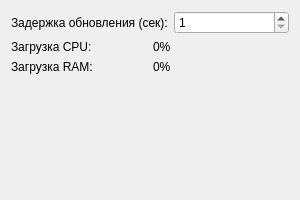
<?xml version="1.0" encoding="UTF-8"?>
<ui version="4.0">
 <class>SystemInfoWindow</class>
 <widget class="QWidget" name="SystemInfoWindow">
  <property name="geometry">
   <rect>
    <x>0</x>
    <y>0</y>
    <width>300</width>
    <height>200</height>
   </rect>
  </property>
  <property name="windowTitle">
   <string>System Info Monitor</string>
  </property>
  <layout class="QVBoxLayout" name="verticalLayout">
   <item>
    <layout class="QHBoxLayout" name="delayLayout">
     <item>
      <widget class="QLabel" name="delayLabel">
       <property name="text">
        <string>Задержка обновления (сек):</string>
       </property>
      </widget>
     </item>
     <item>
      <widget class="QSpinBox" name="delaySpinBox">
       <property name="minimum">
        <number>1</number>
       </property>
       <property name="maximum">
        <number>60</number>
       </property>
       <property name="value">
        <number>1</number>
       </property>
      </widget>
     </item>
    </layout>
   </item>
   <item>
    <layout class="QHBoxLayout" name="cpuLayout">
     <item>
      <widget class="QLabel" name="cpuLabel">
       <property name="text">
        <string>Загрузка CPU:</string>
       </property>
      </widget>
     </item>
     <item>
      <widget class="QLabel" name="cpuValue">
       <property name="text">
        <string>0%</string>
       </property>
      </widget>
     </item>
    </layout>
   </item>
   <item>
    <layout class="QHBoxLayout" name="ramLayout">
     <item>
      <widget class="QLabel" name="ramLabel">
       <property name="text">
        <string>Загрузка RAM:</string>
       </property>
      </widget>
     </item>
     <item>
      <widget class="QLabel" name="ramValue">
       <property name="text">
        <string>0%</string>
       </property>
      </widget>
     </item>
    </layout>
   </item>
   <item>
    <spacer name="verticalSpacer">
     <property name="orientation">
      <enum>Qt::Vertical</enum>
     </property>
     <property name="sizeHint" stdset="0">
      <size>
       <width>20</width>
       <height>40</height>
      </size>
     </property>
    </spacer>
   </item>
  </layout>
 </widget>
 <resources/>
 <connections/>
</ui>
